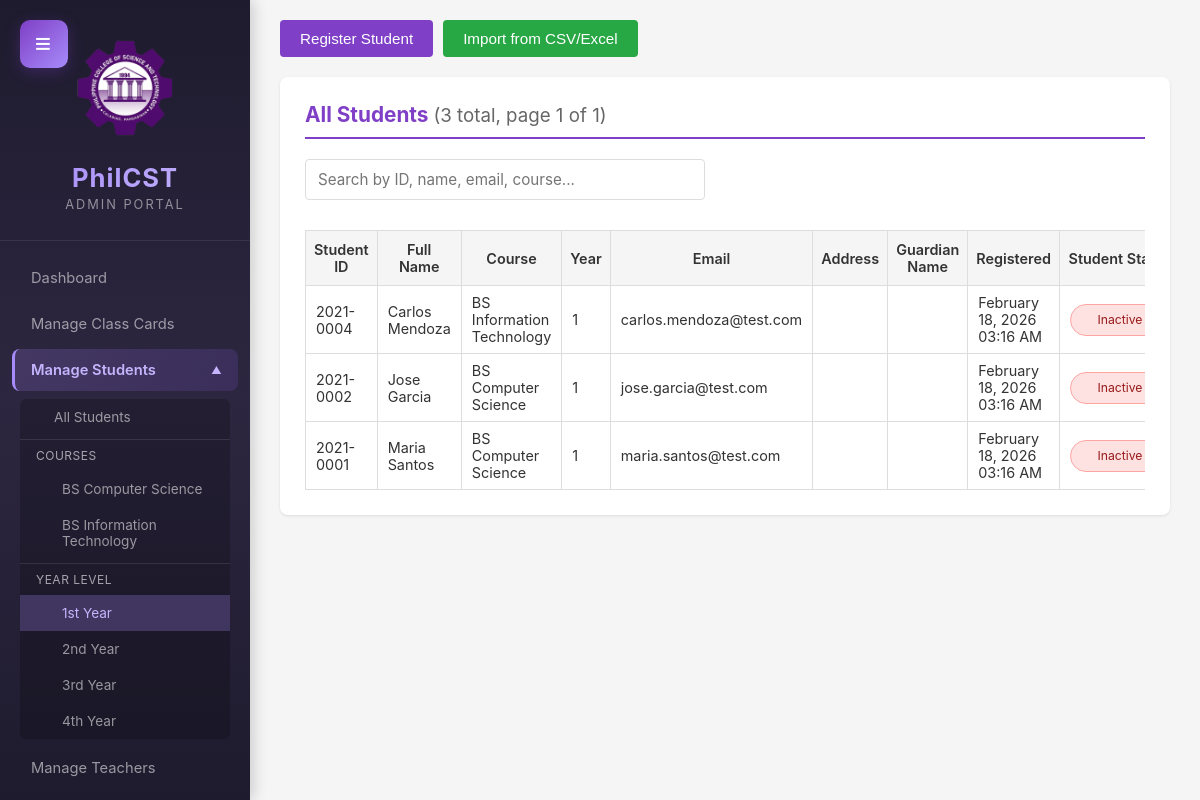
The page /frontend/admin/students.php?year=1 (signed in) on the database its author committed.
### tables this page shows
CREATE TABLE students (
    id INT PRIMARY KEY AUTO_INCREMENT,
    student_id VARCHAR(20) UNIQUE NOT NULL,
    name VARCHAR(100) NOT NULL,
    email VARCHAR(100) UNIQUE NOT NULL,
    course VARCHAR(100) NOT NULL,
    year INT NOT NULL,
    created_at TIMESTAMP DEFAULT CURRENT_TIMESTAMP,
    updated_at TIMESTAMP DEFAULT CURRENT_TIMESTAMP ON UPDATE CURRENT_TIMESTAMP
);

### backend/includes/functions.php (called while the page is built, shortened)
<?php
function formatDate($date) {
    $tz = new DateTimeZone('Asia/Manila');
    $dt = new DateTime($date, $tz);
    return $dt->format('F d, Y h:i A');
}
function getPaginationData($total_items, $items_per_page = 10) {
    $current_page = isset($_GET['page']) ? max(1, intval($_GET['page'])) : 1;
    $total_pages = ceil($total_items / $items_per_page);
    $current_page = min($current_page, max(1, $total_pages));
    $offset = ($current_page - 1) * $items_per_page;
    return [
        'current_page' => $current_page,
        'total_pages' => $total_pages,
        'offset' => $offset,
        'limit' => $items_per_page,
        'total_items' => $total_items
    ];
}
?>

### frontend/admin/students.php (the view, shortened to what this page needs)
<?php
require_once '../../backend/config/db.php';
require_once '../../backend/includes/functions.php';
$course_filter = isset($_GET['course']) ? trim($_GET['course']) : null;
$year_filter = isset($_GET['year']) ? intval($_GET['year']) : null;
$count_query = 'SELECT COUNT(*) as total FROM students';
$count_params = [];
if ($course_filter || $year_filter) {
    $count_query .= ' WHERE 1=1';
    if ($year_filter) {
        $count_query .= ' AND year = ?';
        $count_params[] = $year_filter;
    }
}
$stmt = $pdo->prepare($count_query);
$stmt->execute($count_params);
$total_students = $stmt->fetch()['total'];
$pagination = getPaginationData($total_students, 15);
$query = 'SELECT * FROM students';
$query_params = [];
if ($course_filter || $year_filter) {
    $query .= ' WHERE 1=1';
    if ($year_filter) {
        $query .= ' AND year = ?';
        $query_params[] = $year_filter;
    }
}
$query .= ' ORDER BY name LIMIT ' . intval($pagination['limit']) . ' OFFSET ' . intval($pagination['offset']);
$stmt = $pdo->prepare($query);
$stmt->execute($query_params);
$students = $stmt->fetchAll();
$course_stmt = $pdo->prepare('SELECT DISTINCT course FROM students WHERE course IS NOT NULL AND course != "" ORDER BY course');
$course_stmt->execute();
$courses = $course_stmt->fetchAll();
?>
<!DOCTYPE html>
<html lang="en">
<head>
    <link rel="stylesheet" href="../css/admin.css">
</head>
<body>
    <div class="dashboard-container">
        <button class="sidebar-toggle-btn" onclick="toggleSidebar()" title="Toggle Sidebar">≡</button>
        <aside class="sidebar">
            <div class="sidebar-header">
                <img src="../images/Philcst Logo (2).png" alt="PhilCST Logo" class="sidebar-logo">
                <h2>PhilCST</h2>
                <p>Admin Portal</p>
            </div>
            <nav class="sidebar-nav">
                <a href="/CLASS_CARD_DROPPING_SYSTEM/frontend/admin/dashboard.php" class="nav-item">
                    <span>Dashboard</span>
                </a>
                <a href="/CLASS_CARD_DROPPING_SYSTEM/frontend/admin/dropped_cards.php" class="nav-item">
                    <span>Manage Class Cards</span>
                </a>
                <div class="nav-item submenu-trigger active" onclick="toggleSubmenu(this)">
                    <span>Manage Students</span>
                </div>
                <div class="submenu active" id="studentSubmenu">
                    <a href="/CLASS_CARD_DROPPING_SYSTEM/frontend/admin/students.php" class="submenu-item <?php echo !$course_filter && !$year_filter ? 'active' : ''; ?>">All Students</a>
                    <div style="padding: 8px 16px; color: rgba(255, 255, 255, 0.6); font-size: 0.75em; text-transform: uppercase; letter-spacing: 0.5px; margin-top: 4px; border-top: 1px solid rgba(255, 255, 255, 0.1);">Courses</div>
                    <?php foreach ($courses as $course): ?>
                    <a href="/CLASS_CARD_DROPPING_SYSTEM/frontend/admin/students.php?course=<?php echo urlencode($course['course']); ?>" class="submenu-item" style="padding-left: 40px; <?php echo $course_filter === $course['course'] && !$year_filter ? 'background-color: rgba(167, 139, 250, 0.25); color: #c4b5fd;' : ''; ?>"><?php echo htmlspecialchars($course['course']); ?></a>
                    <?php endforeach; ?>
                    <div style="padding: 8px 16px; color: rgba(255, 255, 255, 0.6); font-size: 0.75em; text-transform: uppercase; letter-spacing: 0.5px; margin-top: 4px; border-top: 1px solid rgba(255, 255, 255, 0.1);">Year Level</div>
                    <a href="/CLASS_CARD_DROPPING_SYSTEM/frontend/admin/students.php?year=1" class="submenu-item" style="padding-left: 40px; <?php echo $year_filter === 1 && !$course_filter ? 'background-color: rgba(167, 139, 250, 0.25); color: #c4b5fd;' : ''; ?>">1st Year</a>
                    <a href="/CLASS_CARD_DROPPING_SYSTEM/frontend/admin/students.php?year=2" class="submenu-item" style="padding-left: 40px; <?php echo $year_filter === 2 && !$course_filter ? 'background-color: rgba(167, 139, 250, 0.25); color: #c4b5fd;' : ''; ?>">2nd Year</a>
                    <a href="/CLASS_CARD_DROPPING_SYSTEM/frontend/admin/students.php?year=3" class="submenu-item" style="padding-left: 40px; <?php echo $year_filter === 3 && !$course_filter ? 'background-color: rgba(167, 139, 250, 0.25); color: #c4b5fd;' : ''; ?>">3rd Year</a>
                    <a href="/CLASS_CARD_DROPPING_SYSTEM/frontend/admin/students.php?year=4" class="submenu-item" style="padding-left: 40px; <?php echo $year_filter === 4 && !$course_filter ? 'background-color: rgba(167, 139, 250, 0.25); color: #c4b5fd;' : ''; ?>">4th Year</a>
                </div>
                <a href="/CLASS_CARD_DROPPING_SYSTEM/frontend/admin/teachers.php" class="nav-item">
                    <span>Manage Teachers</span>
                </a>
                <a href="/CLASS_CARD_DROPPING_SYSTEM/frontend/admin/drop_history.php" class="nav-item">
                </a>
            </nav>
        </aside>
        <main class="main-content">
            <div class="content-wrapper">
                <div style="margin-bottom: 20px; display: flex; gap: 10px; flex-wrap: wrap;">
                    <button type="button" class="btn btn-primary" onclick="openRegisterModal()">Register Student</button>
                    <button type="button" class="btn btn-success" onclick="openImportModal()">Import from CSV/Excel</button>
                </div>
                <section class="section">
                    <h2>All Students <span style="font-weight: normal; font-size: 0.9em; color: #666;">(<span id="studentsTable-count"><?php echo $pagination['total_items']; ?></span> total, page <?php echo $pagination['current_page']; ?> of <?php echo max(1, $pagination['total_pages']); ?>)</span></h2>
                    <div class="form-group" style="max-width: 400px; margin-bottom: 15px;">
                        <input type="text" id="liveSearchStudents" data-live-filter="studentsTable" placeholder="Search by ID, name, email, course..." style="width: 100%;">
                    </div>
                    <?php if (count($students) > 0): ?>
                        <div class="table-responsive">
                            <table class="table" id="studentsTable">
                                <thead>
                                    <tr>
                                        <th>Student ID</th>
                                        <th>Full Name</th>
                                        <th>Course</th>
                                        <th>Year</th>
                                        <th>Email</th>
                                        <th>Address</th>
                                        <th>Guardian Name</th>
                                        <th>Registered</th>
                                        <th>Student Status</th>
                                    </tr>
                                </thead>
                                <tbody>
                                    <?php foreach ($students as $student): ?>
                                        <tr>
                                            <td><?php echo htmlspecialchars($student['student_id'] ?? ''); ?></td>
                                            <td><?php echo htmlspecialchars($student['name'] ?? ''); ?></td>
                                            <td><?php echo htmlspecialchars($student['course'] ?? ''); ?></td>
                                            <td><?php echo $student['year'] ?? ''; ?></td>
                                            <td><?php echo htmlspecialchars($student['email'] ?? ''); ?></td>
                                            <td><?php echo htmlspecialchars($student['address'] ?? ''); ?></td>
                                            <td><?php echo htmlspecialchars($student['guardian_name'] ?? ''); ?></td>
                                            <td><?php echo formatDate($student['created_at'] ?? ''); ?></td>
                                            <td><span
                                                    class="status status-<?php echo ($student['status'] === 'active') ? 'active' : 'inactive'; ?>"><?php echo ucfirst($student['status'] ?? 'inactive'); ?></span>
                                            </td>
                                        </tr>
                                    <?php endforeach; ?>
                                </tbody>
                            </table>
                        </div>
                    <?php else: ?>
                        <p class="no-data">No students registered yet.</p>
                    <?php endif; ?>
                </section>
            </div>
        </main>
    </div>
</body>
</html>

### rows shown on the page
students: student "2021-0004", name "Carlos Mendoza", course "BS Information Technology", year "1", email "carlos.mendoza@test.com", created_at "February 18, 2026 03:16 AM", status "Inactive"
students: student "2021-0002", name "Jose Garcia", course "BS Computer Science", year "1", email "jose.garcia@test.com", created_at "February 18, 2026 03:16 AM", status "Inactive"
students: student "2021-0001", name "Maria Santos", course "BS Computer Science", year "1", email "maria.santos@test.com", created_at "February 18, 2026 03:16 AM", status "Inactive"

### other values the page prints
$course['course'] "BS Computer Science"
$course['course'] "BS Information Technology"
$pagination['total_items'] "3"
$pagination['current_page'] "1"
max(1, $pagination['total_pages']) "1"
